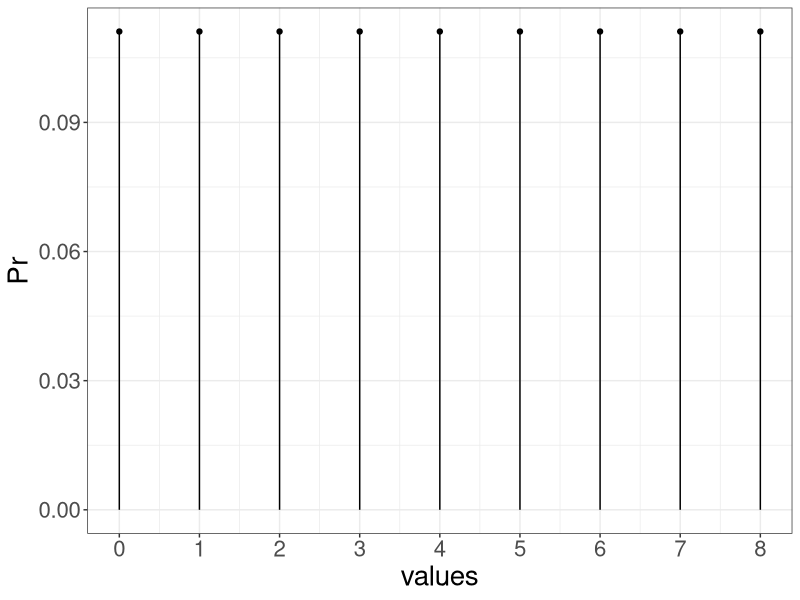
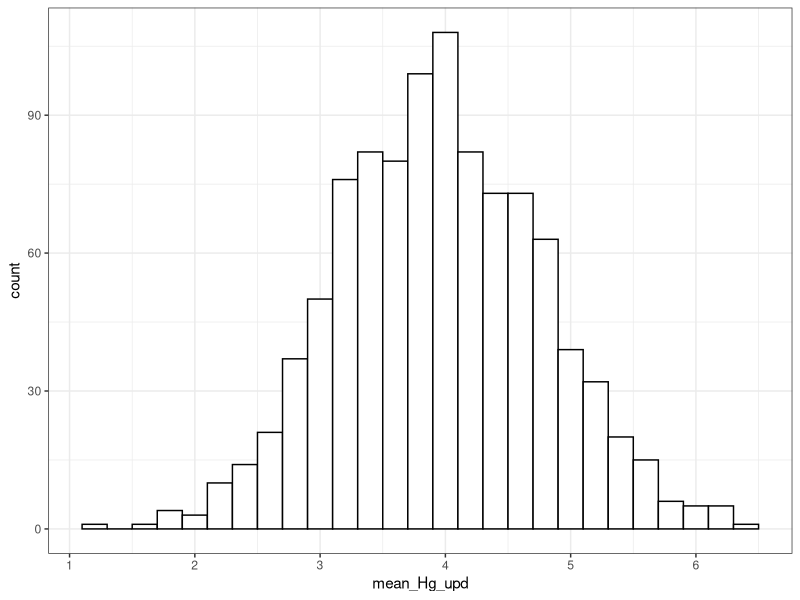

Source code (R) for these figures, in order: (Note: this script raises an error after producing the figures.)
## ---- chunk 1
#| include: false
library(tidyverse)

## ---- chunk 2
#| echo: false

values <- 0:8 # Значения, которые может принимать прирост (случайная величина)
max_val <- max(values) # Максимальное значение случайной величины
Pr <- 1/length(values)  # Распределение в генеральной совокупности

df <- data.frame(values, Pr)

ggplot(df, aes(x=values, y=Pr)) +
  geom_point() + 
  geom_segment( aes(x=values, xend=values, y=0, yend=Pr)) +
  scale_x_continuous(breaks = values) +
  theme_bw() +
  theme(
    text = element_text(size = 20)
  )

## ---- chunk 3

true_mean <- sum(values*Pr) # Истинное среднее (математическое ожидание)

print(true_mean)

variance <- sum((values-true_mean)^2*Pr) # Дисперсия

print(variance)

standard_deviation <- sqrt(variance)

print(standard_deviation)

## ---- chunk 4

n_patients <- 10 # Количество добровольцев 

my_group_Hg_upd <- sample(values, size = n_patients, replace = TRUE) # Результаты добровольцев

print(my_group_Hg_upd)

sample_mean <- mean(my_group_Hg_upd)

print(sample_mean)

# Каков порядок ошибки, как он зависит от n_patients?

## ---- chunk 5

n_patients <- 10 # Количество добровольцев 

n_repeats <- 1000 # Количество повторений эксперимента

df_all_repeats <- data.frame(
  n_exp = rep(1:n_repeats, each = n_patients),
  ID =  rep(1:n_patients, n_repeats),
  Hg_upd = sample(values, size = n_repeats*n_patients, replace = TRUE)
)

## ---- chunk 6

df_sample_mean <- df_all_repeats |> 
  group_by(n_exp) |> 
  dplyr::summarise(mean_Hg_upd = mean(Hg_upd)) |> 
  ungroup()

ggplot(df_sample_mean, aes(x = mean_Hg_upd)) +
  geom_histogram(color = 'black', fill = 'white', binwidth = 0.2) +
  theme_bw()

## ---- chunk 7

error <- ...
print(error)
